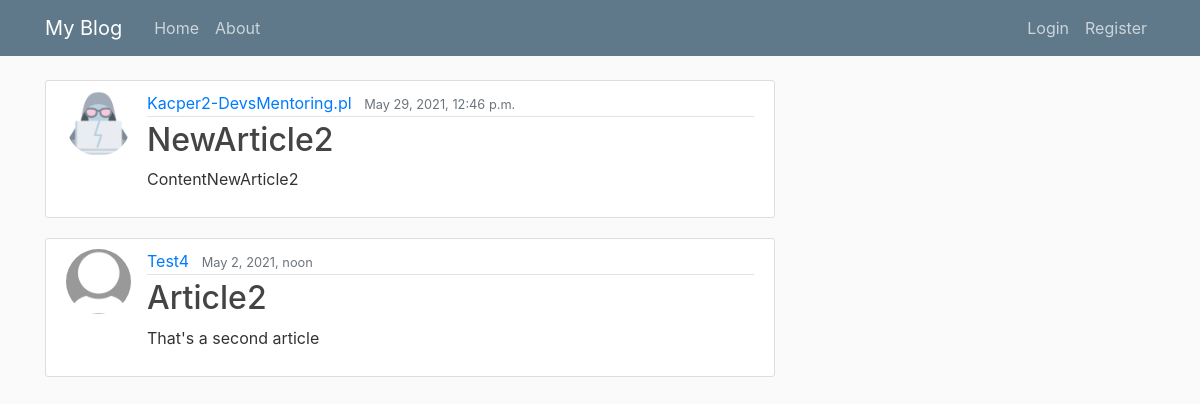
The page / on the database its author committed.
### blog/models.py (models this page shows, shortened)
class Article(models.Model):
    title = models.CharField(max_length=100)
    content = models.TextField()
    date_posted = models.DateTimeField(default=timezone.now)
    author = models.ForeignKey(User, on_delete=models.CASCADE)

### users/models.py (models this page shows, shortened)
class Profile(models.Model):
    user = models.OneToOneField(User, on_delete=models.CASCADE)
    image = models.ImageField(default='default.jpg', upload_to='profile_pics')

### blog/views.py (the view)
# urls.py: path('', ArticleListView.as_view(), name='blog-home'),
class ArticleListView(ListView):
    model = Article
    template_name = 'blog/home.html'
    context_object_name = 'posts'
    ordering = ['-date_posted']

### blog/templates/blog/home.html
{% extends 'blog/base.html' %}
{% block content %}
    {% for post in posts %}
        <article class="media content-section">
            <img class="rounded-circle article-img" src="{{ post.author.profile.image.url }}" />
            <div class="media-body">
                <div class="article-metadata">
                    <a class="mr-2" href="#">{{ post.author }}</a>
                    <small class="text-muted">{{ post.date_posted }}</small>
                </div>
                <h2><a class="article-title" href="{% url 'article-detail' post.id %}">{{ post.title }}</a></h2>
                <p class="article-content">{{ post.content }}</p>
            </div>
        </article>
    {% endfor %}
{% endblock %}

### blog/templates/blog/base.html (shortened to what this page needs)
{% load static %}
<!DOCTYPE html>
<html>
<head>
    <link rel="stylesheet" href="https://stackpath.bootstrapcdn.com/bootstrap/4.3.1/css/bootstrap.min.css">
    <link rel="stylesheet" type="text/css" href="{% static 'blog/base.css' %}" />
</head>
<body>
    <header class="site-header">
        <nav class="navbar navbar-expand-md navbar-dark bg-steel fixed-top">
            <div class="container">
                <a class="navbar-brand mr-4" href="{% url 'blog-home' %}">My Blog</a>
                <div class="collapse navbar-collapse" id="navbarToggle">
                    <div class="navbar-nav mr-auto">
                        <a class="nav-item nav-link" href="{% url 'blog-home' %}">Home</a>
                        <a class="nav-item nav-link" href="{% url 'blog-about' %}">About</a>
                    </div>
                    <div class="navbar-nav">
                        {% if user.is_authenticated %}
                            <a class="nav-item nav-link" href="{% url 'article-create' %}">Add Article</a>
                            <a class="nav-item nav-link" href="{% url 'profile' %}">Profile</a>
                            <a class="nav-item nav-link" href="{% url 'logout' %}">Logout</a>
                        {% else %}
                            <a class="nav-item nav-link" href="{% url 'login' %}">Login</a>
                            <a class="nav-item nav-link" href="{% url 'register' %}">Register</a>
                        {% endif %}
                    </div>
                </div>
            </div>
        </nav>
    </header>
    <main role="main" class="container">
        <div class="row">
            <div class="col-md-8">
                {% block content %}{% endblock %}
            </div>
        </div>
    </main>
</body>
</html>

### blog/static/blog/base.css (style rules this page uses)
body { background: #fafafa; color: #333333; margin-top: 5rem; }
h1, h2, h3, h4, h5, h6 { color: #444444; }
.bg-steel { background-color: #5f788a; }
.site-header .navbar-nav .nav-link { color: #cbd5db; }
.content-section { background: #ffffff; padding: 10px 20px; border: 1px solid #dddddd; border-radius: 3px; margin-bottom: 20px; }
.article-title { color: #444444; }
.article-content { white-space: pre-line; }
.article-img { height: 65px; width: 65px; margin-right: 16px; }
.article-metadata { padding-bottom: 1px; margin-bottom: 4px; border-bottom: 1px solid #e3e3e3 }

### rows shown on the page
Article: author.profile.image (picture), author "Kacper2-DevsMentoring.pl", date_posted "May 29, 2021, 12:46 p.m.", title "NewArticle2", content "ContentNewArticle2"
Article: author.profile.image (placeholder picture), author "Test4", date_posted "May 2, 2021, noon", title "Article2", content "That's a second article"
